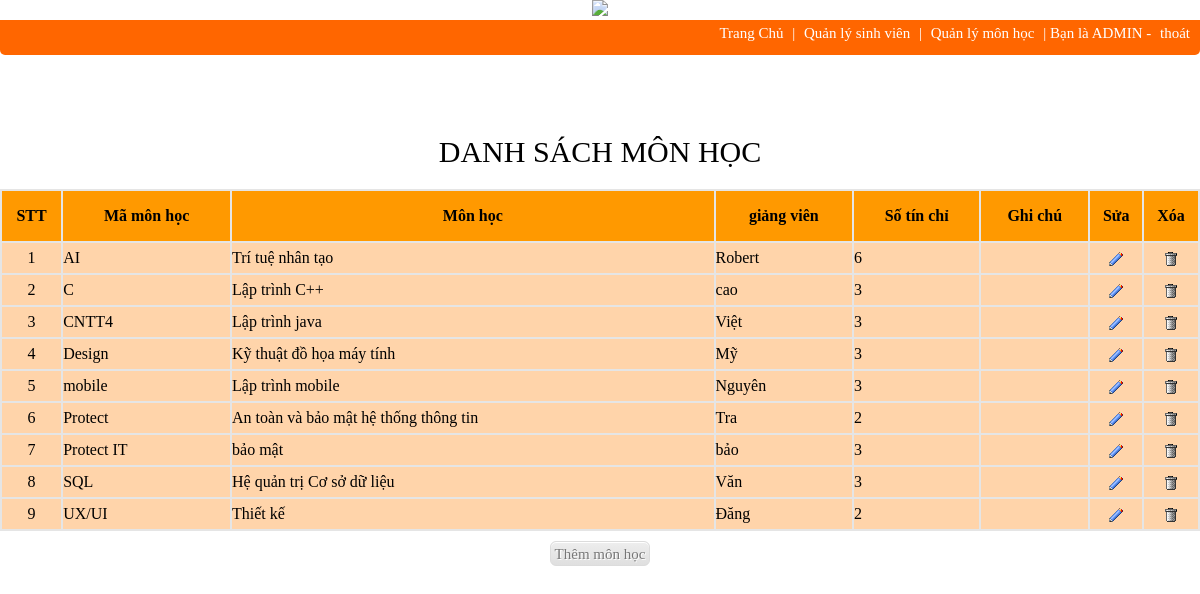
Screenshot of /view/quanlymonhoc.php with the database file from the repository.
### tables this page shows
CREATE TABLE `monhoc` (
  `mamonhoc` varchar(50) NOT NULL,
  `tenmonhoc` varchar(50) NOT NULL,
  `giangvien` varchar(50) NOT NULL,
  `lichhoc` varchar(50) DEFAULT NULL,
  `sotinchi` int(10) NOT NULL,
  `hocphi` varchar(50) DEFAULT NULL,
  `makhoa` varchar(10) NOT NULL
);

### view/quanlymonhoc.php (the view, shortened to what this page needs)
    <!DOCTYPE html>
    <html>
    <head>
    </head>
    <body>
      <div>
        <div align="center">
            <a href="">
                <img src="../img/logo.png">
            </a>
        </div>
    <div id="menu">
      <a href="../trangchu2.php">Trang Chủ</a>
    |
    <a href="quanlysinhvien.php">Quản lý sinh viên</a>
    |
     <a href="quanlymonhoc.php">Quản lý môn học</a>
    |
      Bạn là ADMIN -
    <a href="../login.php">thoát</a>
    </div>
    </div>
    <div style="padding-top: 60px">
    <div>
      <div align="center" style="font-size: 30px; margin: 20px">DANH SÁCH MÔN HỌC</div>
<div>
<form action="" method="POST">
   <table align="center" width="100%" style="vertical-align: middle; border: 1px;border-color:#e5e5e5;  background: #e5e5e5;">
    <tbody>
      <tr style="height: 50px; text-align: center; vertical-align:middle; background: #FF9900;">
        <td ><b>STT</b></td>
        <td><b>Mã môn học</b></td>
         <td><b>Môn học</b></td>
          <td ><b>giảng viên</b></td>
          <td ><b>Số tín chỉ</b></td>
          <td ><b>Ghi chú</b></td>
          <td ><b>Sửa</b></td>
          <td ><b>Xóa</b></td>
      </tr>
<?php
                include_once("../publish/connect.php");
                $sql="SELECT * FROM monhoc ";
                $kq=mysqli_query($conn,$sql);
                $id=0;
                while ($row=mysqli_fetch_array($kq)) {
                    $mamonhoc = $row['mamonhoc'];
                    $id+=1;
                    echo "<tr style='background: #ffd4aa; height: 30px; vertical-align: middle;'>";
                        echo "<td style='text-align:center;'>".$id."</td>";
                         echo "<td>".$row['mamonhoc']."</td>";
                        echo "<td>".$row['tenmonhoc']."</td>";
                        echo "<td>".$row['giangvien']."</td>";
                        echo "<td>".$row['sotinchi']."</td>";
                        echo "<td>".$row['hocphi']."</td>";
                        echo "<td align='center' ><a href='../Controller/update_monhoc.php?mamonhoc=".$mamonhoc."'><img align='center' src='../img/edit.gif'></a></td>";
                        echo "<td align='center'><a href='../Controller/delete_monhoc.php?mamonhoc=".$mamonhoc."'><img align='center' src='../img/delete.gif'></a></td>";
                    echo "</tr>";
                }
?>
    </tbody>
</table>
</form>
</div>
 <div align="center">
  <form method="POST"  action="../controller/add_monhoc.php" style="margin: 10px"><input class="button" type="submit" name="" value="Thêm môn học"></form>
</div>
    </body>
    </html>

### view/quanlymonhoc.php (style rules this page uses)
* { margin: 0; padding: 0; }
.button { -moz-box-shadow:inset 0px 1px 0px 0px #ffffff; -webkit-box-shadow:inset 0px 1px 0px 0px #ffffff; box-shadow:inset 0px 1px 0px 0px #ffffff; background:-webkit-gradient( linear, left top, left bottom, color-stop(0.05, #ededed), color-stop(1, #dfdfdf) ); background:-moz-linear-gradient( center top, #ededed 5%, #dfdfdf 100% ); filter:progid:DXImageTransform.Microsoft.gradient(startColorstr='#ededed', endColorstr='#dfdfdf'); background-color:#ededed; -webkit-border-top-left-radius:6px; -moz-border-radius-topleft:6px; border-top-left-radius:6px; -webkit-border-top-right-radius:6px; -moz-border-radius-topright:6px; border-top-right-radius:6px; -webkit-border-bottom-right-radius:6px; -moz-border-radius-bottomright:6px; border-bottom-right-radius:6px; -webkit-border-bottom-left-radius:6px; -moz-border-radius-bottomleft:6px; border-bottom-left-radius:6px; text-indent:0; border:1px solid #dcdcdc; display:inline-block; color:#777777; font-family:Times New Roman; font-size:15px; font-weight:normal; font-style:normal; height:25px; line-height:25px; width:100px; text-decoration:none; text-align:center; text-shadow:1px 1px 0px #ffffff; }
#menu { font-size: 15px; color: white; padding: 5px 5px 0 5px; background-color: #FF6600; height: 30px; top: 89px; right: 0px; text-align: right; border-bottom-left-radius: 5px; border-bottom-right-radius: 5px; }
#menu a { color: white; padding: 5px; text-decoration: none; text-align: center; right: 5px; }

### rows the page displays
monhoc: mamonhoc "AI", tenmonhoc "Trí tuệ nhân tạo", giangvien "Robert", sotinchi "6"
monhoc: mamonhoc "C", tenmonhoc "Lập trình C++", giangvien "cao", sotinchi "3"
monhoc: mamonhoc "CNTT4", tenmonhoc "Lập trình java", giangvien "Việt", sotinchi "3"
monhoc: mamonhoc "Design", tenmonhoc "Kỹ thuật đồ họa máy tính", giangvien "Mỹ", sotinchi "3"
monhoc: mamonhoc "mobile", tenmonhoc "Lập trình mobile", giangvien "Nguyên", sotinchi "3"
monhoc: mamonhoc "Protect", tenmonhoc "An toàn và bảo mật hệ thống thông tin", giangvien "Tra", sotinchi "2"
monhoc: mamonhoc "Protect IT", tenmonhoc "bảo mật", giangvien "bảo", sotinchi "3"
monhoc: mamonhoc "SQL", tenmonhoc "Hệ quản trị Cơ sở dữ liệu", giangvien "Văn", sotinchi "3"
monhoc: mamonhoc "UX/UI", tenmonhoc "Thiết kế", giangvien "Đăng", sotinchi "2"
